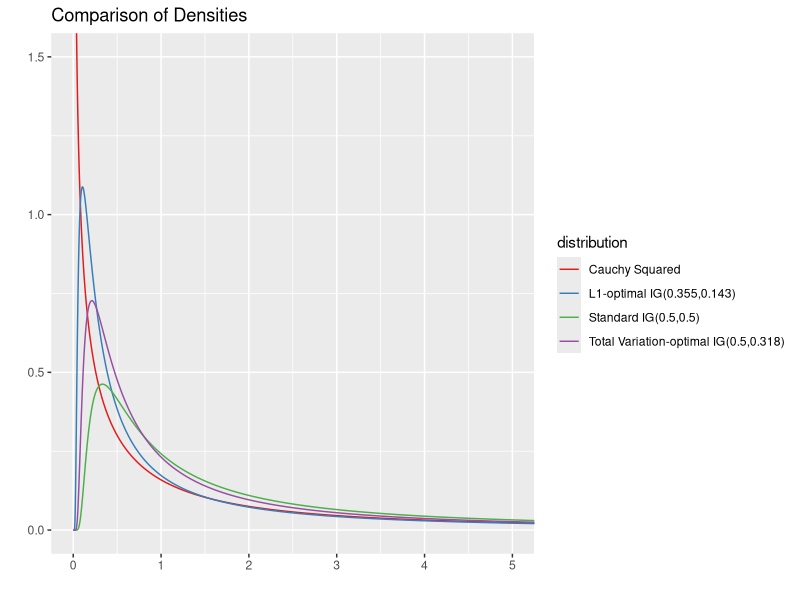
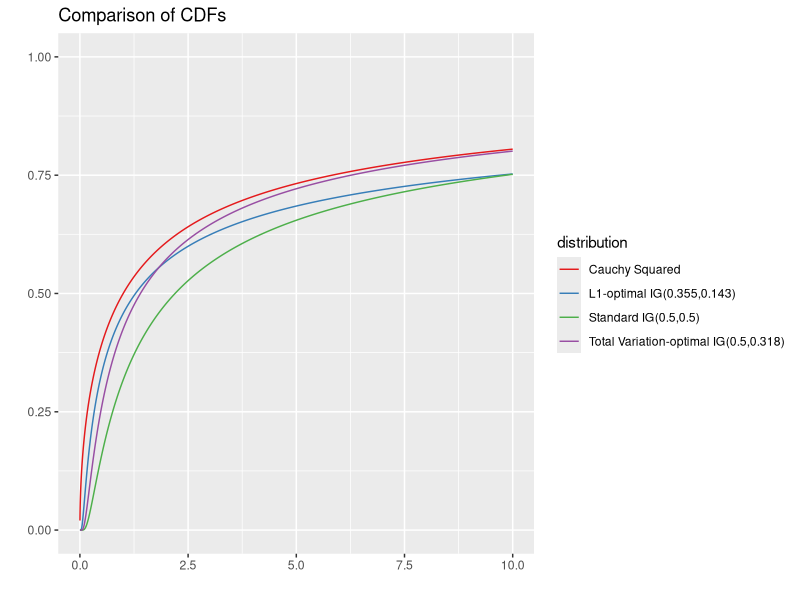

Recreate these plots in R, in order.
# Density of the Cauchy-squared distribution
dcauchy2 <- function(x) {
  (x > 0) / (pi * sqrt(x) * (1 + x))
}

# Cumulative distribution function of Cauchy-squared distribution
pcauchy2 <- function(x) {
  (x > 0) * 2 * atan(sqrt(x)) / pi
}

# Density of inverse gamma distribution (uses shape/rate parameterization)
dinvgamma <- function(x, alpha, beta) {
  filter <- (x > 0) & (alpha > 0) & (beta > 0)
  filter * ((beta ^ alpha) / gamma(alpha)) * (1 / x)^(alpha + 1) * exp(-beta / x)
}

# Cumulative distribution function of Inverse gamma distribution
pinvgamma <- function(x, alpha, beta) {
  pgamma(1/x, shape=alpha, rate=beta, lower.tail=FALSE)
}

# Kullback-Liebler divergence (version 1, relative to Cauchy-squared)
KL1 <- function(alpha, beta, subdivisions=1000) {
  tryCatch({
    integrate(function(x) {dcauchy2(x) * log(dcauchy2(x) / dinvgamma(x, alpha, beta))}, 0, Inf,
              subdivisions=subdivisions)$value
  }, 
  error = function(e) { Inf }
  )
}

# Kullback-Liebler divergence (version 2, relative to inverse gamma)
KL2 <- function(alpha, beta, subdivisions=1000) {
  tryCatch({
    integrate(function(x) {dinvgamma(x, alpha, beta) * log(dinvgamma(x, alpha, beta) / dcauchy2(x))}, 0, Inf,
              subdivisions=subdivisions)$value
  }, 
  error = function(e) { Inf }
  )
}

# L2 difference between densities
L2diff <- function(alpha, beta, subdivisions=1000) {
  tryCatch({
    integrate(function(x) {(dinvgamma(x, alpha, beta) - dcauchy2(x))^2}, 0, Inf,
              subdivisions=subdivisions)$value
  },
  error = function(e) { Inf }
  )
}

# L1 difference between densities
L1diff <- function(alpha, beta, subdivisions=1000) {
  tryCatch({
    integrate(function(x) {abs(dinvgamma(x, alpha, beta) - dcauchy2(x))}, 0, Inf,
              subdivisions=subdivisions)$value
  },
  error = function(e) { Inf }
  )
}

# Use optim to find optimal alpha and beta based on these four metrics
start = c(0.5,0.5)

# These three are always infinite. Proof?
#optim(start, function(x) {KL1(x[1], x[2])})
#optim(start, function(x) {KL2(x[1], x[2])})
#optim(start, function(x) {L2diff(x[1], x[2])})

l1opt <- optim(start, function(x) {L1diff(x[1], x[2])})$par

###############################################################################



# Finds difference between CDFs in "total variation": sup|f(x) - g(x)|
totalvar <- function(alpha, beta) {
  start <- 1
  res <- optimize(function(x) {abs(pcauchy2(x) - pinvgamma(x, alpha, beta))},
                  interval=c(0,10000), maximum=TRUE)
  res$objective
}

# Use optim to find optimal alpha and beta based on total variation
start = c(0.5, 0.5)

tvopt <- optim(start, function(x) {totalvar(x[1], x[2])})$par


###############################################################################
library(ggplot2)

# Plot all of these densities against each other.
x <- seq(.001, 10, .001)
ycauchy2 <- dcauchy2(x)
yig <- dinvgamma(x, 0.5, 0.5)
yigl1 <- dinvgamma(x, l1opt[1], l1opt[2])
yigtv <- dinvgamma(x, tvopt[1], tvopt[2])

cycauchy2 <- pcauchy2(x)
cyig <- pinvgamma(x, 0.5, 0.5)
cyigl1 <- pinvgamma(x, l1opt[1], l1opt[2])
cyigtv <- pinvgamma(x, tvopt[1], tvopt[2])

l1distname <- paste("L1-optimal IG(",round(l1opt[1],digits=3),",",round(l1opt[2],digits=3),")", sep="")
tvdistname <- paste("Total Variation-optimal IG(",round(tvopt[1],digits=3),",",round(tvopt[2],digits=3),")", sep="")

densities = data.frame(x=rep(x,4), 
                       pdf=c(ycauchy2, yig, yigl1, yigtv),
                       cdf=c(cycauchy2, cyig, cyigl1, cyigtv),
                       distribution=c(rep("Cauchy Squared",length(x)),
                                      rep("Standard IG(0.5,0.5)", length(x)),
                                      rep(l1distname, length(x)),
                                      rep(tvdistname, length(x))),
                       isnew=c(rep(FALSE,2*length(x)), rep(TRUE,2*length(x)))
                       )

ggplot(densities) +
  scale_colour_brewer(palette = "Set1") +
  geom_line(aes(x=x, y=pdf, color=distribution)) +
  coord_cartesian(xlim=c(0,5), ylim=c(0, 1.5)) +
  labs(title="Comparison of Densities", x="", y="")

ggplot(densities) +
  scale_colour_brewer(palette = "Set1") +
  geom_line(aes(x=x, y=cdf, color=distribution)) +
  coord_cartesian(xlim=c(0,10), ylim=c(0, 1)) +
  labs(title="Comparison of CDFs", x="", y="")